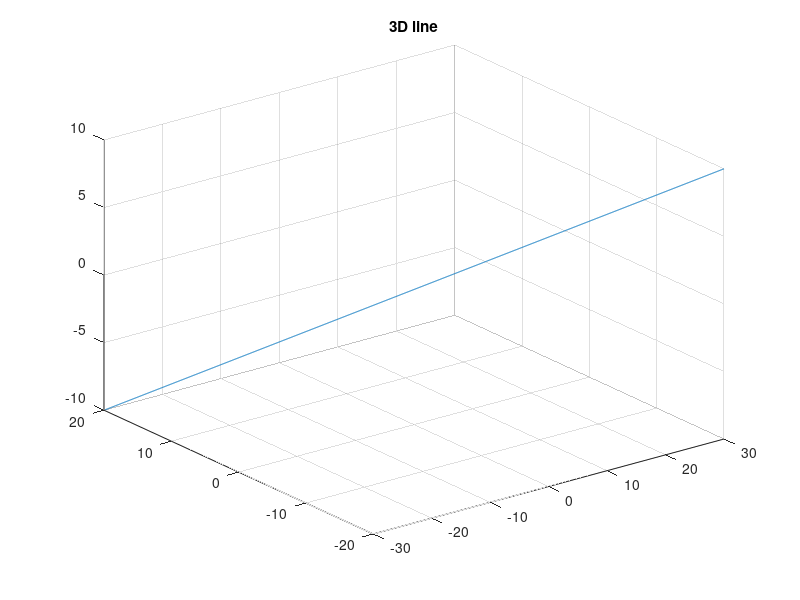
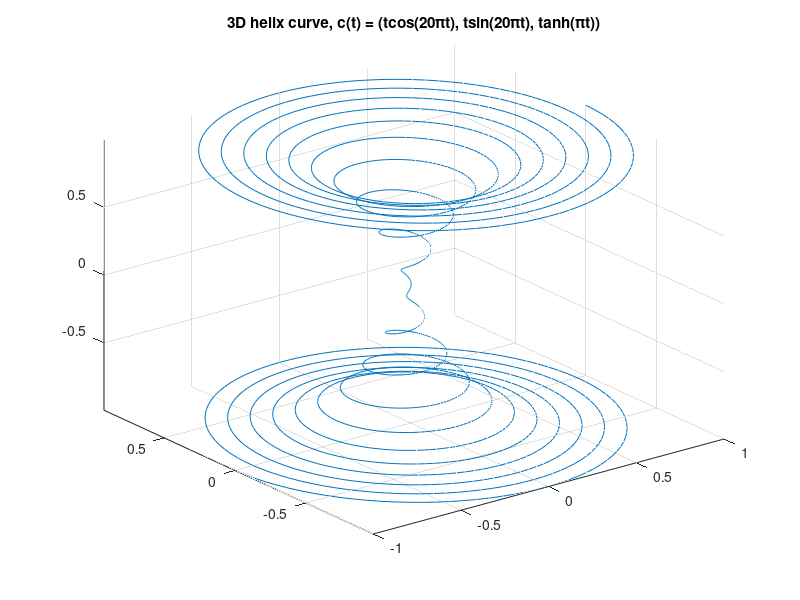

These figures' MATLAB source, in order:
t = -10:0.01:10;
x = 3 * t;
y = -2 * t;
z = t;

figure();
plot3(x, y, z);
title('3D line'); grid on; axis tight;

t = -1:0.001:1;
x = t .* cos(20 * pi * t);
y = t .* sin(20 * pi * t);
z = tanh(pi * t);

figure();
plot3(x, y, z);
title('3D helix curve, c(t) = (tcos(20\pit), tsin(20\pit), tanh(\pit))');
grid on; axis tight;